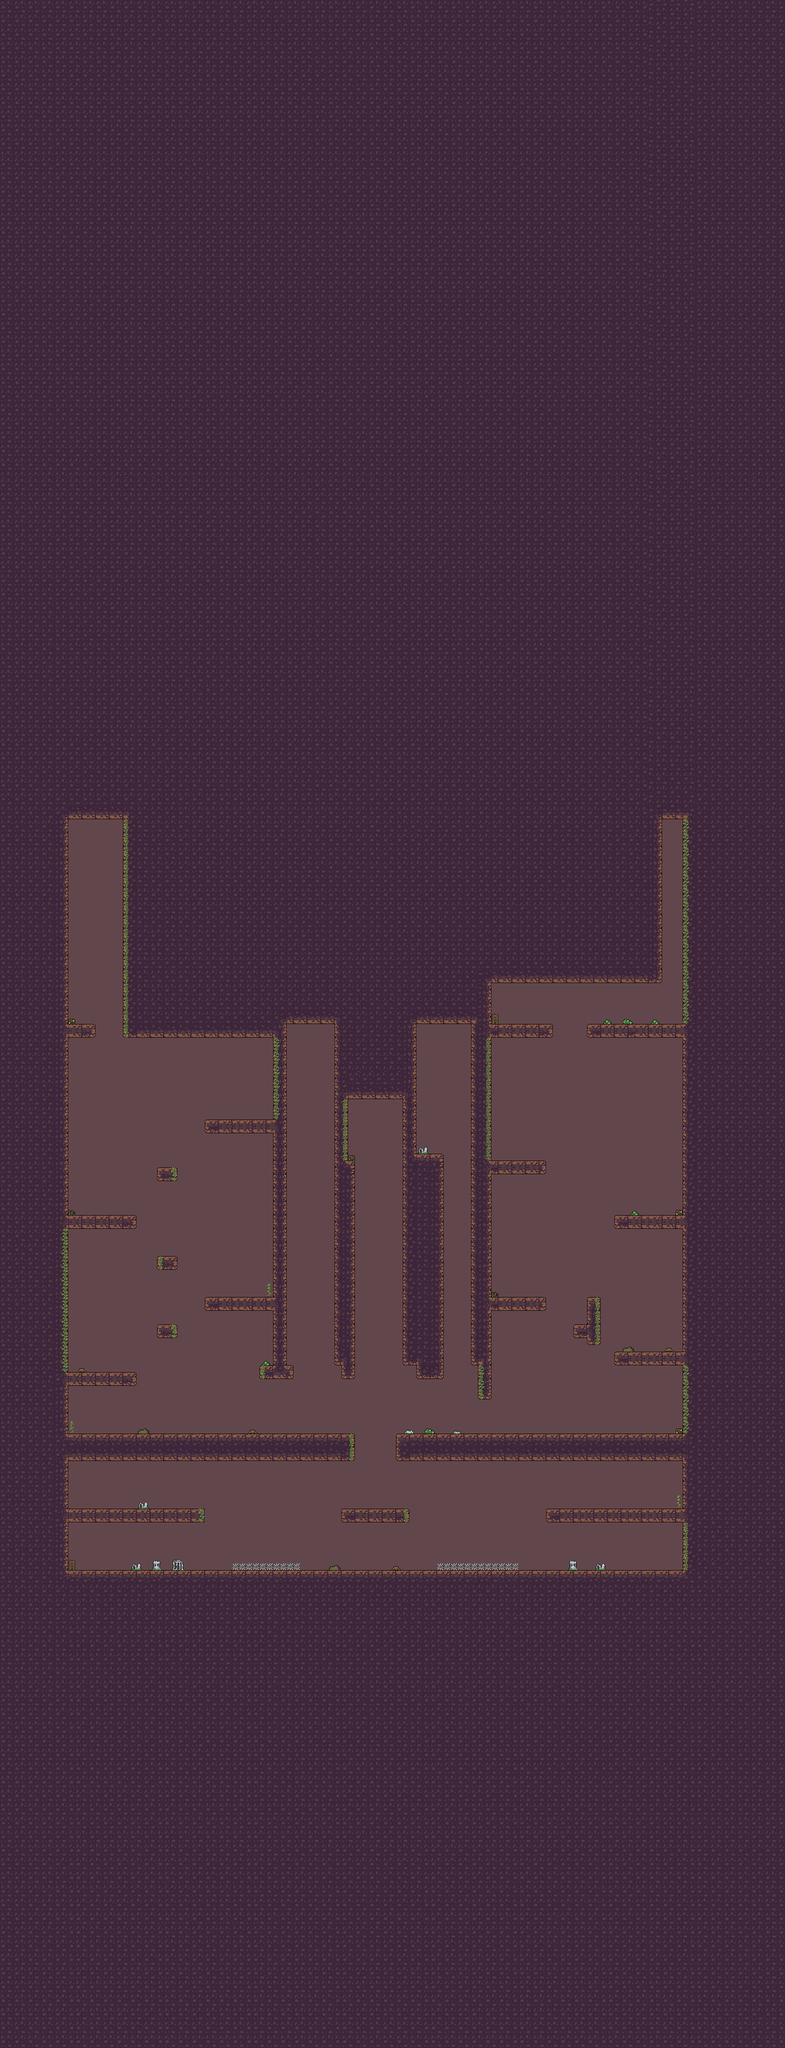

Tiled map render using the project's own tile images. Description and the map definition, with tile-layer contents summarised, below:
An orthogonal 115x300 tile map with 16x16 px tiles, 3 tile layers (bg, tiles, decor), 1 hidden layer not drawn, 3 tilesets and 20 objects (4x golem_enemy, 4x orc_enemy, 4x weapon, 2x ouch, player, ...).

<map version="1.8" tiledversion="1.8.2" orientation="orthogonal" renderorder="right-down" width="115" height="300" tilewidth="16" tileheight="16" infinite="0" nextlayerid="8" nextobjectid="24">
 <tileset firstgid="1" source="../hackceler_tiles.tsx" />
 <tileset firstgid="121" source="../spike.tsx" />
 <tileset firstgid="1321" source="ruins_tileset.tsx" />
 <layer id="6" name="bg" width="115" height="300">
  <data>[34500 cells, 21850 non-empty, 1 distinct tile ids]</data>
 </layer>
 <layer id="1" name="tiles" width="115" height="300">
  <data>[34500 cells, 28288 non-empty, 61 distinct tile ids]</data>
 </layer>
 <layer id="7" name="decor" width="115" height="300">
  <data>[34500 cells, 233 non-empty, 35 distinct tile ids]</data>
 </layer>
 <layer id="4" name="platforms" width="115" height="300" visible="0">
  <data>[34500 cells, 1420 non-empty, 1 distinct tile ids]</data>
 </layer>
 <objectgroup id="5" name="objects">
  <object id="1" name="player" x="1576" y="2000" />
  <object id="3" name="trapped_jessse_npc" x="1568" y="3148">
   <properties>
    <property name="stars" type="int" value="2" />
    <property name="walk_data" value="2000,W100,E100" />
   </properties>
  </object>
  <object id="4" name="golem_enemy" x="1232" y="2368">
   <properties>
    <property name="respawn" type="bool" value="true" />
   </properties>
   <point />
  </object>
  <object id="5" name="golem_enemy" x="1552" y="2816">
   <properties>
    <property name="walk_data" value="2000,W100,E100" />
   </properties>
   <point />
  </object>
  <object id="6" name="golem_enemy" x="880" y="3504">
   <point />
  </object>
  <object id="7" name="golem_enemy" x="512" y="3008">
   <properties>
    <property name="respawn" type="bool" value="true" />
    <property name="walk_data" value="2000,E100,W100" />
   </properties>
   <point />
  </object>
  <object id="8" name="orc_enemy" x="1248" y="3012">
   <point />
  </object>
  <object id="9" name="orc_enemy" x="432" y="3508">
   <point />
  </object>
  <object id="10" name="orc_enemy" x="416" y="3332">
   <properties>
    <property name="walk_data" value="2000,E300,W300" />
   </properties>
   <point />
  </object>
  <object id="11" name="orc_enemy" x="1488" y="3332">
   <properties>
    <property name="respawn" type="bool" value="true" />
    <property name="walk_data" value="2000,W300,E300" />
   </properties>
   <point />
  </object>
  <object id="12" name="block_enemy" x="1136" y="3328">
   <point />
  </object>
  <object id="13" name="weapon" x="1184" y="3008">
   <properties>
    <property name="type" value="gun" />
   </properties>
   <point />
  </object>
  <object id="14" name="weapon" x="1216" y="2688">
   <properties>
    <property name="type" value="cannon" />
   </properties>
   <point />
  </object>
  <object id="15" name="weapon" x="736" y="3328">
   <properties>
    <property name="type" value="gun" />
   </properties>
   <point />
  </object>
  <object id="16" name="weapon" x="1552" y="3328">
   <properties>
    <property name="type" value="cannon" />
   </properties>
   <point />
  </object>
  <object id="17" name="portal" x="1536" y="3488" width="20" height="20">
   <properties>
    <property name="dest_x" type="int" value="1008" />
    <property name="dest_y" type="int" value="2655" />
    <property name="x_speed" value="5" />
    <property name="y_speed" type="int" value="5" />
   </properties>
  </object>
  <object id="18" name="ouch" x="1024" y="3664" width="192" height="16.5">
   <properties>
    <property name="damage" type="float" value="5" />
    <property name="min_distance" type="float" value="0" />
   </properties>
  </object>
  <object id="19" name="ouch" x="544" y="3664" width="160" height="16.5">
   <properties>
    <property name="damage" type="float" value="5" />
    <property name="min_distance" type="float" value="0" />
   </properties>
  </object>
  <object id="20" name="fire" x="224" y="2816">
   <properties>
    <property name="min_distance" type="float" value="100" />
   </properties>
   <point />
  </object>
  <object id="23" name="ruins_warp" x="192" y="3536">
   <point />
  </object>
 </objectgroup>
</map>
